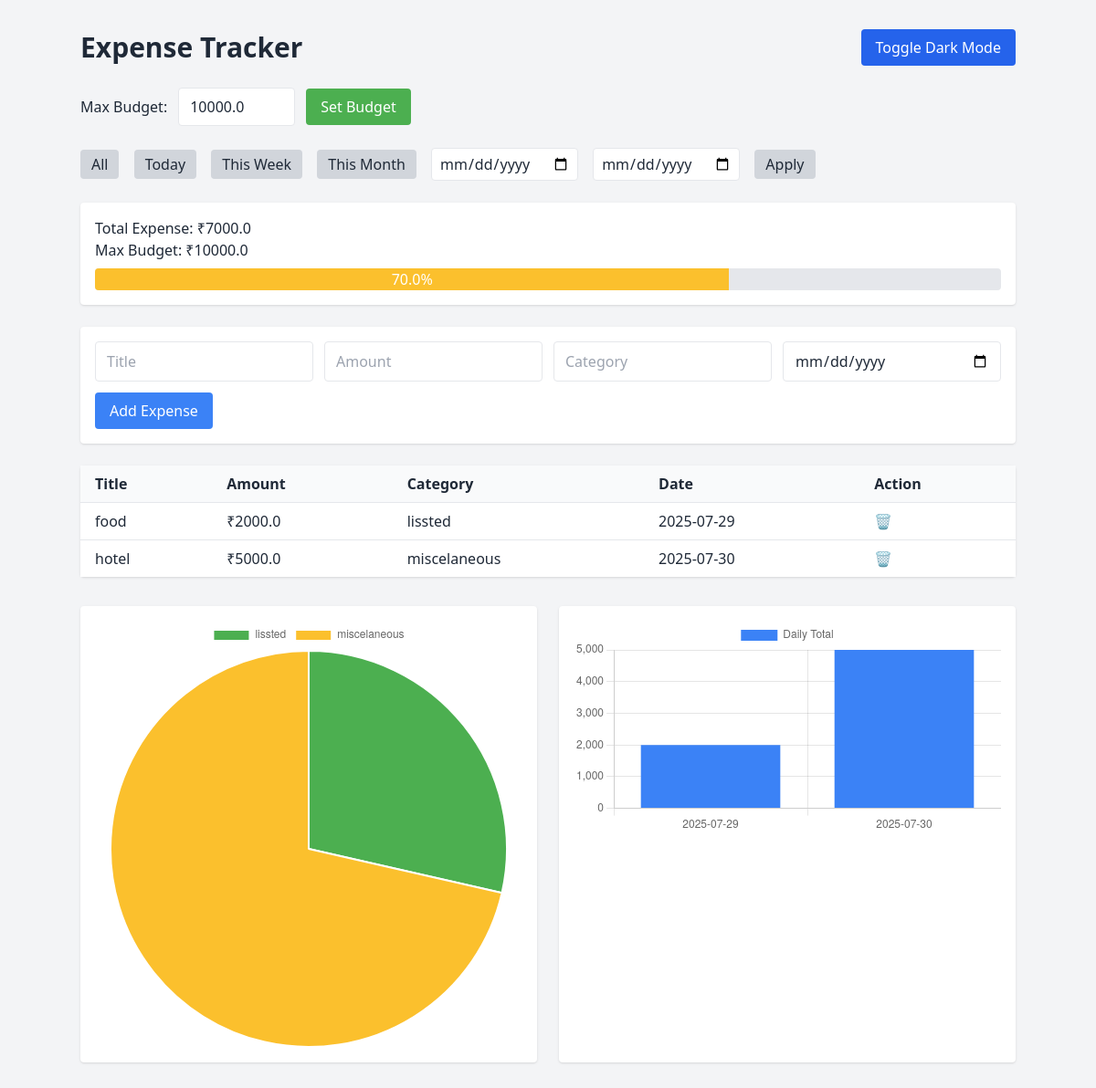
The page / on the database its author committed.
### tables this page shows
CREATE TABLE budget (
            id INTEGER PRIMARY KEY,
            amount REAL NOT NULL
        );

CREATE TABLE expenses (
            id INTEGER PRIMARY KEY AUTOINCREMENT,
            title TEXT NOT NULL,
            amount REAL NOT NULL,
            category TEXT NOT NULL,
            date TEXT NOT NULL
        );

### app.py (the view)
@app.route('/', methods=['GET', 'POST'])
def index():
    conn = sqlite3.connect('expenses.db')
    c = conn.cursor()
    if request.method == 'POST':
        max_budget = float(request.form.get('max_budget', 0))
        c.execute("UPDATE budget SET amount = ? WHERE id = 1", (max_budget,))
        conn.commit()
        flash('Budget updated!', 'info')
        return redirect(url_for('index'))
    filter_type = request.args.get('filter', 'all')
    from_date = request.args.get('from')
    to_date = request.args.get('to')
    query = "SELECT * FROM expenses WHERE 1=1"
    params = []
    if filter_type == 'today':
        today = datetime.now().strftime('%Y-%m-%d')
        query += " AND date = ?"
        params.append(today)
    elif filter_type == 'week':
        start = (datetime.now() - timedelta(days=7)).strftime('%Y-%m-%d')
        query += " AND date >= ?"
        params.append(start)
    elif filter_type == 'month':
        start = (datetime.now() - timedelta(days=30)).strftime('%Y-%m-%d')
        query += " AND date >= ?"
        params.append(start)
    elif filter_type == 'custom' and from_date and to_date:
        query += " AND date BETWEEN ? AND ?"
        params += [from_date, to_date]
    c.execute(query, params)
    expenses = c.fetchall()
    c.execute("SELECT amount FROM budget WHERE id = 1")
    budget_row = c.fetchone()
    budget = budget_row[0] if budget_row else 0
    total = sum([e[2] for e in expenses])  # sum amounts from filtered expenses
    percent_used = (total / budget * 100) if budget else 0
    c.execute("SELECT category, SUM(amount) FROM expenses GROUP BY category")
    category_data = c.fetchall()
    categories = [row[0] for row in category_data]
    category_totals = [row[1] for row in category_data]
    c.execute("SELECT date, SUM(amount) FROM expenses GROUP BY date ORDER BY date")
    daily_data = c.fetchall()
    daily_dates = [row[0] for row in daily_data]
    daily_sums = [row[1] for row in daily_data]
    conn.close()
    return render_template('index.html',
                           expenses=expenses,
                           total=total,
                           budget=budget,
                           percent_used=percent_used,
                           categories=categories,
                           category_totals=category_totals,
                           daily_dates=daily_dates,
                           daily_sums=daily_sums)

### templates/index.html (shortened to what this page needs)
<!DOCTYPE html>
<html lang="en">
<head>
  <script src="https://cdn.tailwindcss.com"></script>
  <link rel="stylesheet" href="{{ url_for('static', filename='style.css') }}">
</head>
<body class="bg-gray-100 text-gray-800 min-h-screen">
  <div class="container mx-auto py-8">
    <div class="flex justify-between items-center mb-6">
      <h1 class="text-3xl font-semibold">Expense Tracker</h1>
      <button onclick="toggleDarkMode()" class="bg-blue-600 text-white px-4 py-2 rounded hover:bg-blue-700">
        Toggle Dark Mode
      </button>
    </div>
    <form method="POST" action="/" class="flex items-center space-x-3 mb-6">
      <label for="max_budget" class="font-medium">Max Budget:</label>
      <input type="number" name="max_budget" step="0.01" value="{{ budget or '' }}"
             class="border rounded px-3 py-2 w-32 focus:outline-none focus:ring-2 focus:ring-blue-400" required>
      <button type="submit" class="bg-green-500 text-white px-4 py-2 rounded hover:bg-green-600">
        Set Budget
      </button>
    </form>
    <div class="mb-6 space-x-3">
      <button onclick="applyFilter('all')" class="btn-filter bg-gray-300 px-3 py-1 rounded hover:bg-gray-400">All</button>
      <button onclick="applyFilter('today')" class="btn-filter bg-gray-300 px-3 py-1 rounded hover:bg-gray-400">Today</button>
      <button onclick="applyFilter('week')" class="btn-filter bg-gray-300 px-3 py-1 rounded hover:bg-gray-400">This Week</button>
      <button onclick="applyFilter('month')" class="btn-filter bg-gray-300 px-3 py-1 rounded hover:bg-gray-400">This Month</button>
      <input type="date" id="fromDate" class="border rounded px-2 py-1">
      <input type="date" id="toDate" class="border rounded px-2 py-1">
      <button onclick="applyCustom()" class="btn-filter bg-gray-300 px-3 py-1 rounded hover:bg-gray-400">Apply</button>
    </div>
    <div class="bg-white p-4 rounded shadow mb-6">
      <p>Total Expense: ₹{{ total }}</p>
      <p>Max Budget: ₹{{ budget }}</p>
      {% set percent_used = percent_used or 0 %}
      {% set color_class = 'bg-green-500' %}
      {% if percent_used >= 90 %}
        {% set color_class = 'bg-red-600' %}
      {% elif percent_used >= 70 %}
        {% set color_class = 'bg-yellow-400' %}
      {% endif %}
      <div class="bg-gray-200 rounded overflow-hidden h-6 mt-2">
        <div class="h-full text-white text-center {{ color_class }} transition-all duration-500"
             style="width: {{ percent_used | round(1) }}%;">
          {{ percent_used | round(1) }}%
        </div>
      </div>
    </div>
    <form method="POST" action="/add" class="bg-white p-4 rounded shadow mb-6 space-y-3">
      <div class="grid grid-cols-1 md:grid-cols-4 gap-3">
        <input type="text" name="title" placeholder="Title"
               class="border rounded px-3 py-2 focus:outline-none focus:ring-2 focus:ring-blue-400" required>
        <input type="number" name="amount" step="0.01" placeholder="Amount"
               class="border rounded px-3 py-2 focus:outline-none focus:ring-2 focus:ring-blue-400" required>
        <input type="text" name="category" placeholder="Category"
               class="border rounded px-3 py-2 focus:outline-none focus:ring-2 focus:ring-blue-400" required>
        <input type="date" name="date"
               class="border rounded px-3 py-2 focus:outline-none focus:ring-2 focus:ring-blue-400" required>
      </div>
      <button type="submit" class="bg-blue-500 text-white px-4 py-2 rounded hover:bg-blue-600">
        Add Expense
      </button>
    </form>
    <div class="bg-white rounded shadow">
      <table class="min-w-full divide-y divide-gray-200">
        <thead class="bg-gray-50">
          <tr>
            <th class="px-4 py-2 text-left">Title</th>
            <th class="px-4 py-2 text-left">Amount</th>
            <th class="px-4 py-2 text-left">Category</th>
            <th class="px-4 py-2 text-left">Date</th>
            <th class="px-4 py-2 text-left">Action</th>
          </tr>
        </thead>
        <tbody class="bg-white divide-y divide-gray-200">
          {% for e in expenses %}
          <tr class="hover:bg-gray-100">
            <td class="px-4 py-2">{{ e[1] }}</td>
            <td class="px-4 py-2">₹{{ e[2] }}</td>
            <td class="px-4 py-2">{{ e[3] }}</td>
            <td class="px-4 py-2">{{ e[4] }}</td>
            <td class="px-4 py-2">
              <a href="/delete/{{ e[0] }}" class="text-red-500 hover:text-red-700">🗑️</a>
            </td>
          </tr>
          {% endfor %}
        </tbody>
      </table>
    </div>
    <div class="grid grid-cols-1 md:grid-cols-2 gap-6 mt-8">
      <div class="bg-white p-4 rounded shadow">
        <canvas id="pieChart"></canvas>
      </div>
      <div class="bg-white p-4 rounded shadow">
        <canvas id="barChart"></canvas>
      </div>
    </div>
  </div>
  <script>
    function toggleDarkMode() {
      document.body.classList.toggle('dark-mode');
    }
    function showToast(message) {
      const t = document.getElementById('toast');
      t.textContent = message;
      t.classList.remove('hidden');
      setTimeout(() => t.classList.add('hidden'), 3000);
    }
    const params = new URLSearchParams(window.location.search);
    if (params.get('added')) showToast('Expense added!');
    if (params.get('deleted')) showToast('Expense deleted!');
    function applyFilter(f) {
      window.location = '/?filter=' + f;
    }
    function applyCustom() {
      const from = document.getElementById('fromDate').value;
      const to = document.getElementById('toDate').value;
      window.location = `/?filter=custom&from=${from}&to=${to}`;
    }
    // Chart.js
    const categoryLabels = {{ categories|tojson }};
    const categoryData = {{ category_totals|tojson }};
    new Chart(document.getElementById('pieChart'), {
      type: 'pie',
      data: {
        labels: categoryLabels,
        datasets: [{
          data: categoryData,
          backgroundColor: ['#4caf50','#fbc02d','#e53935','#2196f3','#ff9800']
        }]
      }
    });
    const dailyLabels = {{ daily_dates|tojson }};
    const dailyData = {{ daily_sums|tojson }};
    new Chart(document.getElementById('barChart'), {
      type: 'bar',
      data: {
        labels: dailyLabels,
        datasets: [{
          label: 'Daily Total',
          data: dailyData,
          backgroundColor: '#3b82f6'
        }]
      }
    });
  </script>
</body>
</html>

### static/style.css (style rules this page uses)
body { transition: background-color 0.3s ease, color 0.3s ease; }
.bg-green-500 { background-color: #4caf50 !important; }
.bg-yellow-400 { background-color: #fbc02d !important; }

### templates/index.html (style rules this page uses)
body { transition: background-color 0.3s ease, color 0.3s ease; }

### rows shown on the page
budget: max_budget "10000.0", amount "10000.0"
expenses: title "food", amount "2000.0", category "lissted", date "2025-07-29"
expenses: title "hotel", amount "5000.0", category "miscelaneous", date "2025-07-30"

### other values the page prints
{{ total }} "7000.0"
{{ percent_used | round(1) }} "70.0"
chart data {{ categories|tojson }} ["lissted", "miscelaneous"]
chart data {{ category_totals|tojson }} [2000.0, 5000.0]
chart data {{ daily_dates|tojson }} ["2025-07-29", "2025-07-30"]
chart data {{ daily_sums|tojson }} [2000.0, 5000.0]
